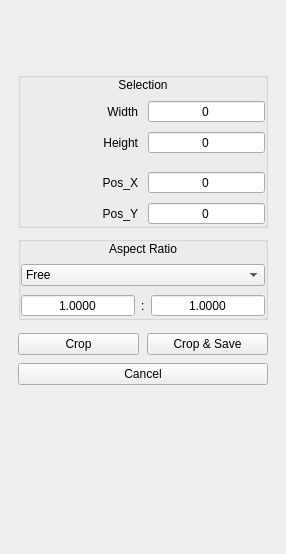
<?xml version="1.0" encoding="UTF-8"?>
<ui version="4.0">
 <class>CropPanel</class>
 <widget class="QWidget" name="CropPanel">
  <property name="geometry">
   <rect>
    <x>0</x>
    <y>0</y>
    <width>250</width>
    <height>554</height>
   </rect>
  </property>
  <property name="sizePolicy">
   <sizepolicy hsizetype="Minimum" vsizetype="MinimumExpanding">
    <horstretch>0</horstretch>
    <verstretch>0</verstretch>
   </sizepolicy>
  </property>
  <property name="minimumSize">
   <size>
    <width>250</width>
    <height>300</height>
   </size>
  </property>
  <property name="windowTitle">
   <string notr="true">croppanel</string>
  </property>
  <property name="accessibleName">
   <string notr="true"/>
  </property>
  <layout class="QVBoxLayout" name="verticalLayout_2">
   <property name="spacing">
    <number>8</number>
   </property>
   <property name="sizeConstraint">
    <enum>QLayout::SetMinAndMaxSize</enum>
   </property>
   <property name="leftMargin">
    <number>18</number>
   </property>
   <property name="topMargin">
    <number>12</number>
   </property>
   <property name="rightMargin">
    <number>18</number>
   </property>
   <property name="bottomMargin">
    <number>0</number>
   </property>
   <item>
    <layout class="QHBoxLayout" name="horizontalLayout_6">
     <property name="bottomMargin">
      <number>4</number>
     </property>
     <item>
      <widget class="IconWidget" name="headerIcon" native="true">
       <property name="minimumSize">
        <size>
         <width>48</width>
         <height>48</height>
        </size>
       </property>
      </widget>
     </item>
     <item>
      <spacer name="horizontalSpacer">
       <property name="orientation">
        <enum>Qt::Horizontal</enum>
       </property>
       <property name="sizeHint" stdset="0">
        <size>
         <width>40</width>
         <height>20</height>
        </size>
       </property>
      </spacer>
     </item>
    </layout>
   </item>
   <item>
    <widget class="QGroupBox" name="groupBox">
     <property name="title">
      <string/>
     </property>
     <layout class="QVBoxLayout" name="verticalLayout">
      <property name="spacing">
       <number>8</number>
      </property>
      <property name="sizeConstraint">
       <enum>QLayout::SetMinAndMaxSize</enum>
      </property>
      <property name="leftMargin">
       <number>0</number>
      </property>
      <property name="topMargin">
       <number>0</number>
      </property>
      <property name="rightMargin">
       <number>0</number>
      </property>
      <property name="bottomMargin">
       <number>0</number>
      </property>
      <item>
       <widget class="QLabel" name="label_6">
        <property name="text">
         <string>Selection</string>
        </property>
        <property name="alignment">
         <set>Qt::AlignCenter</set>
        </property>
       </widget>
      </item>
      <item>
       <layout class="QHBoxLayout" name="horizontalLayout_2">
        <property name="spacing">
         <number>10</number>
        </property>
        <property name="topMargin">
         <number>0</number>
        </property>
        <item>
         <widget class="QLabel" name="label">
          <property name="text">
           <string>Width</string>
          </property>
          <property name="alignment">
           <set>Qt::AlignRight|Qt::AlignTrailing|Qt::AlignVCenter</set>
          </property>
         </widget>
        </item>
        <item>
         <widget class="SpinBoxInputFix" name="width">
          <property name="alignment">
           <set>Qt::AlignCenter</set>
          </property>
          <property name="buttonSymbols">
           <enum>QAbstractSpinBox::NoButtons</enum>
          </property>
          <property name="keyboardTracking">
           <bool>false</bool>
          </property>
          <property name="maximum">
           <number>65535</number>
          </property>
         </widget>
        </item>
       </layout>
      </item>
      <item>
       <layout class="QHBoxLayout" name="horizontalLayout_3">
        <property name="spacing">
         <number>10</number>
        </property>
        <property name="topMargin">
         <number>0</number>
        </property>
        <item>
         <widget class="QLabel" name="label_2">
          <property name="text">
           <string>Height</string>
          </property>
          <property name="alignment">
           <set>Qt::AlignRight|Qt::AlignTrailing|Qt::AlignVCenter</set>
          </property>
         </widget>
        </item>
        <item>
         <widget class="SpinBoxInputFix" name="height">
          <property name="alignment">
           <set>Qt::AlignCenter</set>
          </property>
          <property name="buttonSymbols">
           <enum>QAbstractSpinBox::NoButtons</enum>
          </property>
          <property name="keyboardTracking">
           <bool>false</bool>
          </property>
          <property name="maximum">
           <number>65535</number>
          </property>
         </widget>
        </item>
       </layout>
      </item>
      <item>
       <widget class="QWidget" name="line" native="true">
        <property name="sizePolicy">
         <sizepolicy hsizetype="Expanding" vsizetype="Fixed">
          <horstretch>0</horstretch>
          <verstretch>0</verstretch>
         </sizepolicy>
        </property>
        <property name="minimumSize">
         <size>
          <width>0</width>
          <height>1</height>
         </size>
        </property>
        <property name="maximumSize">
         <size>
          <width>16777215</width>
          <height>1</height>
         </size>
        </property>
        <property name="accessibleName">
         <string notr="true">HLineSeparator</string>
        </property>
        <property name="layoutDirection">
         <enum>Qt::LeftToRight</enum>
        </property>
       </widget>
      </item>
      <item>
       <layout class="QHBoxLayout" name="horizontalLayout_4">
        <property name="spacing">
         <number>10</number>
        </property>
        <property name="topMargin">
         <number>0</number>
        </property>
        <item>
         <widget class="QLabel" name="label_3">
          <property name="accessibleName">
           <string notr="true"/>
          </property>
          <property name="text">
           <string notr="true">Pos_X</string>
          </property>
          <property name="alignment">
           <set>Qt::AlignRight|Qt::AlignTrailing|Qt::AlignVCenter</set>
          </property>
         </widget>
        </item>
        <item>
         <widget class="SpinBoxInputFix" name="posX">
          <property name="alignment">
           <set>Qt::AlignCenter</set>
          </property>
          <property name="buttonSymbols">
           <enum>QAbstractSpinBox::NoButtons</enum>
          </property>
          <property name="keyboardTracking">
           <bool>false</bool>
          </property>
          <property name="maximum">
           <number>65535</number>
          </property>
         </widget>
        </item>
       </layout>
      </item>
      <item>
       <layout class="QHBoxLayout" name="horizontalLayout_5">
        <property name="spacing">
         <number>10</number>
        </property>
        <property name="topMargin">
         <number>0</number>
        </property>
        <item>
         <widget class="QLabel" name="label_4">
          <property name="accessibleName">
           <string notr="true"/>
          </property>
          <property name="text">
           <string notr="true">Pos_Y</string>
          </property>
          <property name="alignment">
           <set>Qt::AlignRight|Qt::AlignTrailing|Qt::AlignVCenter</set>
          </property>
         </widget>
        </item>
        <item>
         <widget class="SpinBoxInputFix" name="posY">
          <property name="alignment">
           <set>Qt::AlignCenter</set>
          </property>
          <property name="buttonSymbols">
           <enum>QAbstractSpinBox::NoButtons</enum>
          </property>
          <property name="keyboardTracking">
           <bool>false</bool>
          </property>
          <property name="maximum">
           <number>65535</number>
          </property>
         </widget>
        </item>
       </layout>
      </item>
     </layout>
    </widget>
   </item>
   <item>
    <widget class="QGroupBox" name="groupBox_3">
     <property name="title">
      <string/>
     </property>
     <layout class="QVBoxLayout" name="verticalLayout_4">
      <property name="spacing">
       <number>8</number>
      </property>
      <property name="sizeConstraint">
       <enum>QLayout::SetMinAndMaxSize</enum>
      </property>
      <property name="leftMargin">
       <number>0</number>
      </property>
      <property name="topMargin">
       <number>0</number>
      </property>
      <property name="rightMargin">
       <number>0</number>
      </property>
      <property name="bottomMargin">
       <number>0</number>
      </property>
      <item>
       <widget class="QLabel" name="label_5">
        <property name="text">
         <string>Aspect Ratio</string>
        </property>
        <property name="alignment">
         <set>Qt::AlignCenter</set>
        </property>
       </widget>
      </item>
      <item>
       <widget class="StyledComboBox" name="ARcomboBox">
        <property name="contextMenuPolicy">
         <enum>Qt::NoContextMenu</enum>
        </property>
        <item>
         <property name="text">
          <string>Free</string>
         </property>
        </item>
        <item>
         <property name="text">
          <string>Custom</string>
         </property>
        </item>
        <item>
         <property name="text">
          <string>Current Image</string>
         </property>
        </item>
        <item>
         <property name="text">
          <string>This Screen</string>
         </property>
        </item>
        <item>
         <property name="text">
          <string>1:1</string>
         </property>
        </item>
        <item>
         <property name="text">
          <string>4:3</string>
         </property>
        </item>
        <item>
         <property name="text">
          <string>16:9</string>
         </property>
        </item>
        <item>
         <property name="text">
          <string>16:10</string>
         </property>
        </item>
       </widget>
      </item>
      <item>
       <widget class="QWidget" name="ARInputWidget" native="true">
        <layout class="QHBoxLayout" name="horizontalLayout_7">
         <property name="spacing">
          <number>6</number>
         </property>
         <property name="leftMargin">
          <number>0</number>
         </property>
         <property name="topMargin">
          <number>0</number>
         </property>
         <property name="rightMargin">
          <number>0</number>
         </property>
         <property name="bottomMargin">
          <number>0</number>
         </property>
         <item>
          <widget class="QDoubleSpinBox" name="ARX">
           <property name="alignment">
            <set>Qt::AlignCenter</set>
           </property>
           <property name="buttonSymbols">
            <enum>QAbstractSpinBox::NoButtons</enum>
           </property>
           <property name="keyboardTracking">
            <bool>false</bool>
           </property>
           <property name="decimals">
            <number>4</number>
           </property>
           <property name="minimum">
            <double>0.000100000000000</double>
           </property>
           <property name="value">
            <double>1.000000000000000</double>
           </property>
          </widget>
         </item>
         <item>
          <widget class="QLabel" name="label_8">
           <property name="sizePolicy">
            <sizepolicy hsizetype="Maximum" vsizetype="Preferred">
             <horstretch>0</horstretch>
             <verstretch>0</verstretch>
            </sizepolicy>
           </property>
           <property name="accessibleName">
            <string notr="true"/>
           </property>
           <property name="text">
            <string notr="true">:</string>
           </property>
          </widget>
         </item>
         <item>
          <widget class="QDoubleSpinBox" name="ARY">
           <property name="alignment">
            <set>Qt::AlignCenter</set>
           </property>
           <property name="buttonSymbols">
            <enum>QAbstractSpinBox::NoButtons</enum>
           </property>
           <property name="keyboardTracking">
            <bool>false</bool>
           </property>
           <property name="showGroupSeparator" stdset="0">
            <bool>false</bool>
           </property>
           <property name="prefix">
            <string/>
           </property>
           <property name="decimals">
            <number>4</number>
           </property>
           <property name="minimum">
            <double>0.000100000000000</double>
           </property>
           <property name="value">
            <double>1.000000000000000</double>
           </property>
          </widget>
         </item>
        </layout>
       </widget>
      </item>
     </layout>
    </widget>
   </item>
   <item>
    <spacer name="verticalSpacer_2">
     <property name="orientation">
      <enum>Qt::Vertical</enum>
     </property>
     <property name="sizeType">
      <enum>QSizePolicy::Fixed</enum>
     </property>
     <property name="sizeHint" stdset="0">
      <size>
       <width>20</width>
       <height>5</height>
      </size>
     </property>
    </spacer>
   </item>
   <item>
    <layout class="QHBoxLayout" name="horizontalLayout">
     <property name="sizeConstraint">
      <enum>QLayout::SetMinAndMaxSize</enum>
     </property>
     <property name="topMargin">
      <number>0</number>
     </property>
     <item>
      <widget class="PushButtonFocusInd" name="cropButton">
       <property name="focusPolicy">
        <enum>Qt::NoFocus</enum>
       </property>
       <property name="accessibleName">
        <string notr="true">Button</string>
       </property>
       <property name="text">
        <string>Crop</string>
       </property>
      </widget>
     </item>
     <item>
      <widget class="PushButtonFocusInd" name="cropSaveButton">
       <property name="focusPolicy">
        <enum>Qt::NoFocus</enum>
       </property>
       <property name="accessibleName">
        <string notr="true">Button</string>
       </property>
       <property name="text">
        <string>Crop &amp;&amp; Save</string>
       </property>
      </widget>
     </item>
    </layout>
   </item>
   <item>
    <widget class="QPushButton" name="cancelButton">
     <property name="focusPolicy">
      <enum>Qt::NoFocus</enum>
     </property>
     <property name="accessibleName">
      <string notr="true">Button</string>
     </property>
     <property name="text">
      <string>Cancel</string>
     </property>
    </widget>
   </item>
   <item>
    <spacer name="horizontalSpacer_2">
     <property name="orientation">
      <enum>Qt::Horizontal</enum>
     </property>
     <property name="sizeType">
      <enum>QSizePolicy::MinimumExpanding</enum>
     </property>
     <property name="sizeHint" stdset="0">
      <size>
       <width>250</width>
       <height>20</height>
      </size>
     </property>
    </spacer>
   </item>
   <item>
    <spacer name="verticalSpacer">
     <property name="orientation">
      <enum>Qt::Vertical</enum>
     </property>
     <property name="sizeHint" stdset="0">
      <size>
       <width>20</width>
       <height>40</height>
      </size>
     </property>
    </spacer>
   </item>
  </layout>
 </widget>
 <customwidgets>
  <customwidget>
   <class>IconWidget</class>
   <extends>QWidget</extends>
   <header>gui/customWidgets/IconWidget.h</header>
   <container>1</container>
  </customwidget>
  <customwidget>
   <class>PushButtonFocusInd</class>
   <extends>QPushButton</extends>
   <header>gui/customWidgets/PushButtonFocusInd.h</header>
  </customwidget>
  <customwidget>
   <class>StyledComboBox</class>
   <extends>QComboBox</extends>
   <header>gui/customWidgets/StyledComboBox.h</header>
  </customwidget>
  <customwidget>
   <class>SpinBoxInputFix</class>
   <extends>QSpinBox</extends>
   <header>gui/customWidgets/SpinBoxInputFix.h</header>
  </customwidget>
 </customwidgets>
 <tabstops>
  <tabstop>width</tabstop>
  <tabstop>height</tabstop>
  <tabstop>posX</tabstop>
  <tabstop>posY</tabstop>
  <tabstop>ARcomboBox</tabstop>
  <tabstop>ARX</tabstop>
  <tabstop>ARY</tabstop>
 </tabstops>
 <resources/>
 <connections/>
</ui>
